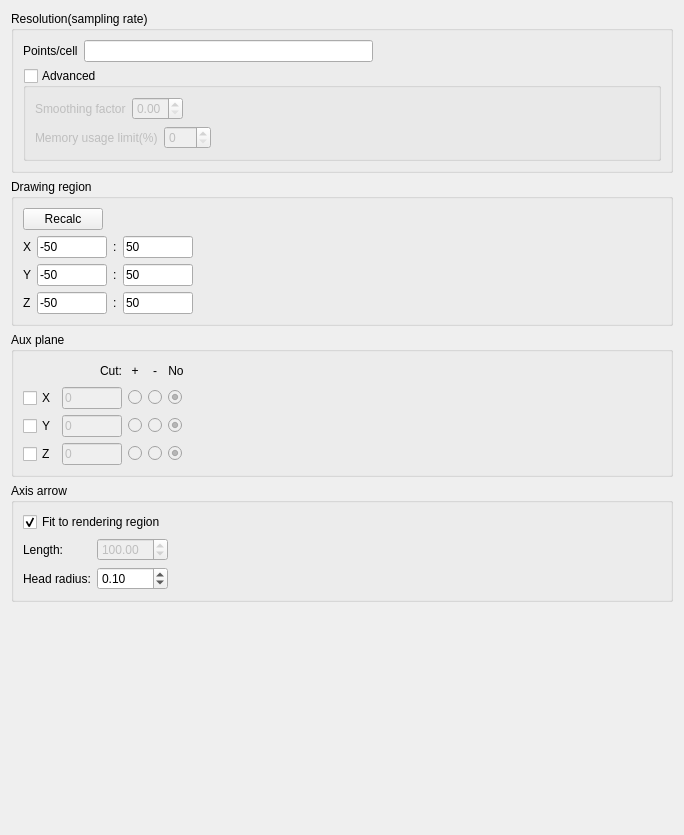
<?xml version="1.0" encoding="UTF-8"?>
<ui version="4.0">
 <class>SettingPane</class>
 <widget class="QWidget" name="SettingPane">
  <property name="geometry">
   <rect>
    <x>0</x>
    <y>0</y>
    <width>684</width>
    <height>835</height>
   </rect>
  </property>
  <property name="windowTitle">
   <string>Form</string>
  </property>
  <layout class="QVBoxLayout" name="verticalLayout_4">
   <item>
    <widget class="QGroupBox" name="groupBox_3">
     <property name="title">
      <string>Resolution(sampling rate)</string>
     </property>
     <property name="checkable">
      <bool>false</bool>
     </property>
     <layout class="QVBoxLayout" name="verticalLayout_7">
      <item>
       <layout class="QHBoxLayout" name="horizontalLayout">
        <item>
         <widget class="QLabel" name="label_10">
          <property name="text">
           <string>Points/cell</string>
          </property>
         </widget>
        </item>
        <item>
         <widget class="QLineEdit" name="lineEditPointsPerCell">
          <property name="toolTip">
           <string>&lt;html&gt;&lt;head/&gt;&lt;body&gt;&lt;p&gt;Number of sampling points in each cell&lt;/p&gt;&lt;/body&gt;&lt;/html&gt;</string>
          </property>
         </widget>
        </item>
        <item>
         <spacer name="horizontalSpacer">
          <property name="orientation">
           <enum>Qt::Horizontal</enum>
          </property>
          <property name="sizeHint" stdset="0">
           <size>
            <width>40</width>
            <height>20</height>
           </size>
          </property>
         </spacer>
        </item>
       </layout>
      </item>
      <item>
       <widget class="QGroupBox" name="groupBox_4">
        <property name="title">
         <string>Advanced</string>
        </property>
        <property name="checkable">
         <bool>true</bool>
        </property>
        <property name="checked">
         <bool>false</bool>
        </property>
        <layout class="QVBoxLayout" name="verticalLayout_2">
         <item>
          <layout class="QHBoxLayout" name="horizontalLayout_3">
           <item>
            <widget class="QLabel" name="label_11">
             <property name="text">
              <string>Smoothing factor</string>
             </property>
            </widget>
           </item>
           <item>
            <widget class="QDoubleSpinBox" name="doubleSpinBoxSmoothingFactor">
             <property name="maximum">
              <double>1.000000000000000</double>
             </property>
             <property name="singleStep">
              <double>0.100000000000000</double>
             </property>
            </widget>
           </item>
           <item>
            <spacer name="horizontalSpacer_2">
             <property name="orientation">
              <enum>Qt::Horizontal</enum>
             </property>
             <property name="sizeHint" stdset="0">
              <size>
               <width>40</width>
               <height>20</height>
              </size>
             </property>
            </spacer>
           </item>
          </layout>
         </item>
         <item>
          <layout class="QHBoxLayout" name="horizontalLayout_4">
           <item>
            <widget class="QLabel" name="labelMemorySafetyFactor">
             <property name="text">
              <string>Memory usage limit(%)</string>
             </property>
            </widget>
           </item>
           <item>
            <widget class="QSpinBox" name="spinBoxMemorySafetyFactor">
             <property name="maximum">
              <number>100</number>
             </property>
            </widget>
           </item>
           <item>
            <spacer name="horizontalSpacer_3">
             <property name="orientation">
              <enum>Qt::Horizontal</enum>
             </property>
             <property name="sizeHint" stdset="0">
              <size>
               <width>40</width>
               <height>20</height>
              </size>
             </property>
            </spacer>
           </item>
          </layout>
         </item>
        </layout>
       </widget>
      </item>
     </layout>
    </widget>
   </item>
   <item>
    <widget class="QGroupBox" name="groupBox_2">
     <property name="title">
      <string>Drawing region</string>
     </property>
     <layout class="QVBoxLayout" name="verticalLayout_3">
      <item>
       <layout class="QHBoxLayout" name="horizontalLayout_2">
        <item>
         <widget class="QPushButton" name="pushButtonAutoCalc">
          <property name="toolTip">
           <string>&lt;html&gt;&lt;head/&gt;&lt;body&gt;&lt;p&gt;Estimate drawing region automatically&lt;/p&gt;&lt;/body&gt;&lt;/html&gt;</string>
          </property>
          <property name="text">
           <string>Recalc</string>
          </property>
         </widget>
        </item>
        <item>
         <spacer name="horizontalSpacer_10">
          <property name="orientation">
           <enum>Qt::Horizontal</enum>
          </property>
          <property name="sizeHint" stdset="0">
           <size>
            <width>40</width>
            <height>20</height>
           </size>
          </property>
         </spacer>
        </item>
       </layout>
      </item>
      <item>
       <layout class="QGridLayout" name="gridLayout_2">
        <item row="1" column="2">
         <widget class="QLabel" name="label_8">
          <property name="text">
           <string>:</string>
          </property>
         </widget>
        </item>
        <item row="2" column="1">
         <widget class="QLineEdit" name="lineEditRenderringRegionZmin">
          <property name="sizePolicy">
           <sizepolicy hsizetype="Expanding" vsizetype="Fixed">
            <horstretch>0</horstretch>
            <verstretch>0</verstretch>
           </sizepolicy>
          </property>
          <property name="maximumSize">
           <size>
            <width>70</width>
            <height>16777215</height>
           </size>
          </property>
          <property name="toolTip">
           <string>&lt;html&gt;&lt;head/&gt;&lt;body&gt;&lt;p&gt;set zmin&lt;/p&gt;&lt;/body&gt;&lt;/html&gt;</string>
          </property>
          <property name="text">
           <string>-50</string>
          </property>
         </widget>
        </item>
        <item row="1" column="1">
         <widget class="QLineEdit" name="lineEditRenderringRegionYmin">
          <property name="sizePolicy">
           <sizepolicy hsizetype="Expanding" vsizetype="Fixed">
            <horstretch>0</horstretch>
            <verstretch>0</verstretch>
           </sizepolicy>
          </property>
          <property name="maximumSize">
           <size>
            <width>70</width>
            <height>16777215</height>
           </size>
          </property>
          <property name="toolTip">
           <string>&lt;html&gt;&lt;head/&gt;&lt;body&gt;&lt;p&gt;set ymin&lt;/p&gt;&lt;/body&gt;&lt;/html&gt;</string>
          </property>
          <property name="text">
           <string>-50</string>
          </property>
         </widget>
        </item>
        <item row="1" column="3">
         <widget class="QLineEdit" name="lineEditRenderringRegionYmax">
          <property name="sizePolicy">
           <sizepolicy hsizetype="Expanding" vsizetype="Fixed">
            <horstretch>0</horstretch>
            <verstretch>0</verstretch>
           </sizepolicy>
          </property>
          <property name="maximumSize">
           <size>
            <width>70</width>
            <height>16777215</height>
           </size>
          </property>
          <property name="toolTip">
           <string>&lt;html&gt;&lt;head/&gt;&lt;body&gt;&lt;p&gt;set ymax&lt;/p&gt;&lt;/body&gt;&lt;/html&gt;</string>
          </property>
          <property name="text">
           <string>50</string>
          </property>
         </widget>
        </item>
        <item row="0" column="3">
         <widget class="QLineEdit" name="lineEditRenderringRegionXmax">
          <property name="sizePolicy">
           <sizepolicy hsizetype="Expanding" vsizetype="Fixed">
            <horstretch>0</horstretch>
            <verstretch>0</verstretch>
           </sizepolicy>
          </property>
          <property name="maximumSize">
           <size>
            <width>70</width>
            <height>16777215</height>
           </size>
          </property>
          <property name="toolTip">
           <string>&lt;html&gt;&lt;head/&gt;&lt;body&gt;&lt;p&gt;set xmax&lt;/p&gt;&lt;/body&gt;&lt;/html&gt;</string>
          </property>
          <property name="text">
           <string>50</string>
          </property>
         </widget>
        </item>
        <item row="2" column="2">
         <widget class="QLabel" name="label_9">
          <property name="text">
           <string>:</string>
          </property>
         </widget>
        </item>
        <item row="2" column="0">
         <widget class="QLabel" name="label_6">
          <property name="text">
           <string>Z</string>
          </property>
         </widget>
        </item>
        <item row="2" column="3">
         <widget class="QLineEdit" name="lineEditRenderringRegionZmax">
          <property name="sizePolicy">
           <sizepolicy hsizetype="Expanding" vsizetype="Fixed">
            <horstretch>0</horstretch>
            <verstretch>0</verstretch>
           </sizepolicy>
          </property>
          <property name="maximumSize">
           <size>
            <width>70</width>
            <height>16777215</height>
           </size>
          </property>
          <property name="toolTip">
           <string>&lt;html&gt;&lt;head/&gt;&lt;body&gt;&lt;p&gt;set zmax&lt;/p&gt;&lt;/body&gt;&lt;/html&gt;</string>
          </property>
          <property name="text">
           <string>50</string>
          </property>
         </widget>
        </item>
        <item row="1" column="0">
         <widget class="QLabel" name="label_5">
          <property name="text">
           <string>Y</string>
          </property>
         </widget>
        </item>
        <item row="0" column="0">
         <widget class="QLabel" name="label_4">
          <property name="text">
           <string>X</string>
          </property>
         </widget>
        </item>
        <item row="0" column="2">
         <widget class="QLabel" name="label_7">
          <property name="text">
           <string>:</string>
          </property>
         </widget>
        </item>
        <item row="0" column="1">
         <widget class="QLineEdit" name="lineEditRenderringRegionXmin">
          <property name="sizePolicy">
           <sizepolicy hsizetype="Expanding" vsizetype="Fixed">
            <horstretch>0</horstretch>
            <verstretch>0</verstretch>
           </sizepolicy>
          </property>
          <property name="maximumSize">
           <size>
            <width>70</width>
            <height>16777215</height>
           </size>
          </property>
          <property name="toolTip">
           <string>&lt;html&gt;&lt;head/&gt;&lt;body&gt;&lt;p&gt;set xmin&lt;/p&gt;&lt;/body&gt;&lt;/html&gt;</string>
          </property>
          <property name="text">
           <string>-50</string>
          </property>
         </widget>
        </item>
        <item row="2" column="4">
         <spacer name="horizontalSpacer_14">
          <property name="orientation">
           <enum>Qt::Horizontal</enum>
          </property>
          <property name="sizeType">
           <enum>QSizePolicy::MinimumExpanding</enum>
          </property>
          <property name="sizeHint" stdset="0">
           <size>
            <width>40</width>
            <height>20</height>
           </size>
          </property>
         </spacer>
        </item>
        <item row="1" column="4">
         <spacer name="horizontalSpacer_13">
          <property name="orientation">
           <enum>Qt::Horizontal</enum>
          </property>
          <property name="sizeType">
           <enum>QSizePolicy::MinimumExpanding</enum>
          </property>
          <property name="sizeHint" stdset="0">
           <size>
            <width>40</width>
            <height>20</height>
           </size>
          </property>
         </spacer>
        </item>
        <item row="0" column="4">
         <spacer name="horizontalSpacer_11">
          <property name="orientation">
           <enum>Qt::Horizontal</enum>
          </property>
          <property name="sizeType">
           <enum>QSizePolicy::MinimumExpanding</enum>
          </property>
          <property name="sizeHint" stdset="0">
           <size>
            <width>40</width>
            <height>20</height>
           </size>
          </property>
         </spacer>
        </item>
       </layout>
      </item>
     </layout>
    </widget>
   </item>
   <item>
    <widget class="QGroupBox" name="groupBox">
     <property name="title">
      <string>Aux plane</string>
     </property>
     <layout class="QGridLayout" name="gridLayout_3">
      <item row="0" column="0">
       <spacer name="horizontalSpacer_19">
        <property name="orientation">
         <enum>Qt::Horizontal</enum>
        </property>
        <property name="sizeType">
         <enum>QSizePolicy::Preferred</enum>
        </property>
        <property name="sizeHint" stdset="0">
         <size>
          <width>28</width>
          <height>20</height>
         </size>
        </property>
       </spacer>
      </item>
      <item row="0" column="1">
       <widget class="QLabel" name="label_2">
        <property name="sizePolicy">
         <sizepolicy hsizetype="Preferred" vsizetype="Preferred">
          <horstretch>0</horstretch>
          <verstretch>0</verstretch>
         </sizepolicy>
        </property>
        <property name="text">
         <string>Cut:</string>
        </property>
        <property name="alignment">
         <set>Qt::AlignRight|Qt::AlignTrailing|Qt::AlignVCenter</set>
        </property>
       </widget>
      </item>
      <item row="0" column="2">
       <widget class="QLabel" name="label">
        <property name="text">
         <string>+</string>
        </property>
        <property name="alignment">
         <set>Qt::AlignCenter</set>
        </property>
       </widget>
      </item>
      <item row="0" column="3">
       <widget class="QLabel" name="label_3">
        <property name="text">
         <string>-</string>
        </property>
        <property name="alignment">
         <set>Qt::AlignCenter</set>
        </property>
       </widget>
      </item>
      <item row="0" column="4">
       <widget class="QLabel" name="label_12">
        <property name="text">
         <string>No</string>
        </property>
        <property name="alignment">
         <set>Qt::AlignCenter</set>
        </property>
       </widget>
      </item>
      <item row="0" column="5">
       <spacer name="horizontalSpacer_18">
        <property name="orientation">
         <enum>Qt::Horizontal</enum>
        </property>
        <property name="sizeHint" stdset="0">
         <size>
          <width>354</width>
          <height>20</height>
         </size>
        </property>
       </spacer>
      </item>
      <item row="1" column="0">
       <widget class="QCheckBox" name="checkBoxAuxXplane">
        <property name="sizePolicy">
         <sizepolicy hsizetype="Preferred" vsizetype="Fixed">
          <horstretch>0</horstretch>
          <verstretch>0</verstretch>
         </sizepolicy>
        </property>
        <property name="text">
         <string>X</string>
        </property>
       </widget>
      </item>
      <item row="1" column="1">
       <widget class="QLineEdit" name="lineEditAuxXplanePos">
        <property name="enabled">
         <bool>false</bool>
        </property>
        <property name="sizePolicy">
         <sizepolicy hsizetype="Fixed" vsizetype="Fixed">
          <horstretch>0</horstretch>
          <verstretch>0</verstretch>
         </sizepolicy>
        </property>
        <property name="maximumSize">
         <size>
          <width>60</width>
          <height>16777215</height>
         </size>
        </property>
        <property name="text">
         <string>0</string>
        </property>
       </widget>
      </item>
      <item row="1" column="2">
       <widget class="QRadioButton" name="radioButtonXplaneCutPlus">
        <property name="enabled">
         <bool>false</bool>
        </property>
        <property name="text">
         <string/>
        </property>
        <attribute name="buttonGroup">
         <string notr="true">buttonGroupXplane</string>
        </attribute>
       </widget>
      </item>
      <item row="1" column="3">
       <widget class="QRadioButton" name="radioButtonXplaneCutMinus">
        <property name="enabled">
         <bool>false</bool>
        </property>
        <property name="text">
         <string/>
        </property>
        <attribute name="buttonGroup">
         <string notr="true">buttonGroupXplane</string>
        </attribute>
       </widget>
      </item>
      <item row="1" column="4">
       <widget class="QRadioButton" name="radioButtonXplaneNoCut">
        <property name="enabled">
         <bool>false</bool>
        </property>
        <property name="text">
         <string/>
        </property>
        <property name="checked">
         <bool>true</bool>
        </property>
        <attribute name="buttonGroup">
         <string notr="true">buttonGroupXplane</string>
        </attribute>
       </widget>
      </item>
      <item row="1" column="5">
       <spacer name="horizontalSpacer_15">
        <property name="orientation">
         <enum>Qt::Horizontal</enum>
        </property>
        <property name="sizeHint" stdset="0">
         <size>
          <width>354</width>
          <height>20</height>
         </size>
        </property>
       </spacer>
      </item>
      <item row="2" column="0">
       <widget class="QCheckBox" name="checkBoxAuxYplane">
        <property name="sizePolicy">
         <sizepolicy hsizetype="Preferred" vsizetype="Fixed">
          <horstretch>0</horstretch>
          <verstretch>0</verstretch>
         </sizepolicy>
        </property>
        <property name="text">
         <string>Y</string>
        </property>
       </widget>
      </item>
      <item row="2" column="1">
       <widget class="QLineEdit" name="lineEditAuxYplanePos">
        <property name="enabled">
         <bool>false</bool>
        </property>
        <property name="sizePolicy">
         <sizepolicy hsizetype="Fixed" vsizetype="Fixed">
          <horstretch>0</horstretch>
          <verstretch>0</verstretch>
         </sizepolicy>
        </property>
        <property name="maximumSize">
         <size>
          <width>60</width>
          <height>16777215</height>
         </size>
        </property>
        <property name="text">
         <string>0</string>
        </property>
       </widget>
      </item>
      <item row="2" column="2">
       <widget class="QRadioButton" name="radioButtonYplaneCutPlus">
        <property name="enabled">
         <bool>false</bool>
        </property>
        <property name="text">
         <string/>
        </property>
        <attribute name="buttonGroup">
         <string notr="true">buttonGroupYplane</string>
        </attribute>
       </widget>
      </item>
      <item row="2" column="3">
       <widget class="QRadioButton" name="radioButtonYplaneCutMinus">
        <property name="enabled">
         <bool>false</bool>
        </property>
        <property name="text">
         <string/>
        </property>
        <attribute name="buttonGroup">
         <string notr="true">buttonGroupYplane</string>
        </attribute>
       </widget>
      </item>
      <item row="2" column="4">
       <widget class="QRadioButton" name="radioButtonYplaneNoCut">
        <property name="enabled">
         <bool>false</bool>
        </property>
        <property name="text">
         <string/>
        </property>
        <property name="checked">
         <bool>true</bool>
        </property>
        <attribute name="buttonGroup">
         <string notr="true">buttonGroupYplane</string>
        </attribute>
       </widget>
      </item>
      <item row="2" column="5">
       <spacer name="horizontalSpacer_16">
        <property name="orientation">
         <enum>Qt::Horizontal</enum>
        </property>
        <property name="sizeHint" stdset="0">
         <size>
          <width>354</width>
          <height>20</height>
         </size>
        </property>
       </spacer>
      </item>
      <item row="3" column="0">
       <widget class="QCheckBox" name="checkBoxAuxZplane">
        <property name="sizePolicy">
         <sizepolicy hsizetype="Preferred" vsizetype="Fixed">
          <horstretch>0</horstretch>
          <verstretch>0</verstretch>
         </sizepolicy>
        </property>
        <property name="text">
         <string>Z</string>
        </property>
       </widget>
      </item>
      <item row="3" column="1">
       <widget class="QLineEdit" name="lineEditAuxZplanePos">
        <property name="enabled">
         <bool>false</bool>
        </property>
        <property name="sizePolicy">
         <sizepolicy hsizetype="Fixed" vsizetype="Fixed">
          <horstretch>0</horstretch>
          <verstretch>0</verstretch>
         </sizepolicy>
        </property>
        <property name="maximumSize">
         <size>
          <width>60</width>
          <height>16777215</height>
         </size>
        </property>
        <property name="text">
         <string>0</string>
        </property>
       </widget>
      </item>
      <item row="3" column="2">
       <widget class="QRadioButton" name="radioButtonZplaneCutPlus">
        <property name="enabled">
         <bool>false</bool>
        </property>
        <property name="text">
         <string/>
        </property>
        <attribute name="buttonGroup">
         <string notr="true">buttonGroupZplane</string>
        </attribute>
       </widget>
      </item>
      <item row="3" column="3">
       <widget class="QRadioButton" name="radioButtonZplaneCutMinus">
        <property name="enabled">
         <bool>false</bool>
        </property>
        <property name="text">
         <string/>
        </property>
        <attribute name="buttonGroup">
         <string notr="true">buttonGroupZplane</string>
        </attribute>
       </widget>
      </item>
      <item row="3" column="4">
       <widget class="QRadioButton" name="radioButtonZplaneNoCut">
        <property name="enabled">
         <bool>false</bool>
        </property>
        <property name="text">
         <string/>
        </property>
        <property name="checked">
         <bool>true</bool>
        </property>
        <attribute name="buttonGroup">
         <string notr="true">buttonGroupZplane</string>
        </attribute>
       </widget>
      </item>
      <item row="3" column="5">
       <spacer name="horizontalSpacer_17">
        <property name="orientation">
         <enum>Qt::Horizontal</enum>
        </property>
        <property name="sizeHint" stdset="0">
         <size>
          <width>354</width>
          <height>20</height>
         </size>
        </property>
       </spacer>
      </item>
     </layout>
    </widget>
   </item>
   <item>
    <widget class="QGroupBox" name="groupBoxAxesArrow">
     <property name="title">
      <string>Axis arrow</string>
     </property>
     <layout class="QVBoxLayout" name="verticalLayout">
      <item>
       <layout class="QHBoxLayout" name="horizontalLayout_5">
        <item>
         <widget class="QCheckBox" name="checkBoxFitArrowToRenderingRegion">
          <property name="text">
           <string>Fit to rendering region</string>
          </property>
          <property name="checked">
           <bool>true</bool>
          </property>
         </widget>
        </item>
        <item>
         <spacer name="horizontalSpacer_9">
          <property name="orientation">
           <enum>Qt::Horizontal</enum>
          </property>
          <property name="sizeHint" stdset="0">
           <size>
            <width>40</width>
            <height>20</height>
           </size>
          </property>
         </spacer>
        </item>
       </layout>
      </item>
      <item>
       <layout class="QGridLayout" name="gridLayout">
        <item row="0" column="2">
         <spacer name="horizontalSpacer_6">
          <property name="orientation">
           <enum>Qt::Horizontal</enum>
          </property>
          <property name="sizeType">
           <enum>QSizePolicy::MinimumExpanding</enum>
          </property>
          <property name="sizeHint" stdset="0">
           <size>
            <width>40</width>
            <height>20</height>
           </size>
          </property>
         </spacer>
        </item>
        <item row="0" column="0">
         <widget class="QLabel" name="labelArrowLength">
          <property name="text">
           <string>Length: </string>
          </property>
         </widget>
        </item>
        <item row="1" column="2">
         <spacer name="horizontalSpacer_5">
          <property name="orientation">
           <enum>Qt::Horizontal</enum>
          </property>
          <property name="sizeType">
           <enum>QSizePolicy::MinimumExpanding</enum>
          </property>
          <property name="sizeHint" stdset="0">
           <size>
            <width>40</width>
            <height>20</height>
           </size>
          </property>
         </spacer>
        </item>
        <item row="0" column="1">
         <widget class="QDoubleSpinBox" name="doubleSpinBoxArrowLength">
          <property name="enabled">
           <bool>false</bool>
          </property>
          <property name="maximum">
           <double>1000.000000000000000</double>
          </property>
          <property name="value">
           <double>100.000000000000000</double>
          </property>
         </widget>
        </item>
        <item row="1" column="1">
         <widget class="QDoubleSpinBox" name="doubleSpinBoxHeadRadius">
          <property name="singleStep">
           <double>0.010000000000000</double>
          </property>
          <property name="value">
           <double>0.100000000000000</double>
          </property>
         </widget>
        </item>
        <item row="1" column="0">
         <widget class="QLabel" name="labelArrowHeadRadius">
          <property name="text">
           <string>Head radius:</string>
          </property>
         </widget>
        </item>
       </layout>
      </item>
     </layout>
    </widget>
   </item>
   <item>
    <spacer name="verticalSpacer">
     <property name="orientation">
      <enum>Qt::Vertical</enum>
     </property>
     <property name="sizeHint" stdset="0">
      <size>
       <width>20</width>
       <height>123</height>
      </size>
     </property>
    </spacer>
   </item>
  </layout>
 </widget>
 <tabstops>
  <tabstop>pushButtonAutoCalc</tabstop>
  <tabstop>lineEditRenderringRegionXmin</tabstop>
  <tabstop>lineEditRenderringRegionXmax</tabstop>
  <tabstop>lineEditRenderringRegionYmin</tabstop>
  <tabstop>lineEditRenderringRegionYmax</tabstop>
  <tabstop>lineEditRenderringRegionZmin</tabstop>
  <tabstop>lineEditRenderringRegionZmax</tabstop>
  <tabstop>checkBoxAuxXplane</tabstop>
  <tabstop>lineEditAuxXplanePos</tabstop>
  <tabstop>radioButtonXplaneCutPlus</tabstop>
  <tabstop>radioButtonXplaneCutMinus</tabstop>
  <tabstop>radioButtonXplaneNoCut</tabstop>
  <tabstop>checkBoxAuxYplane</tabstop>
  <tabstop>lineEditAuxYplanePos</tabstop>
  <tabstop>radioButtonYplaneCutPlus</tabstop>
  <tabstop>radioButtonYplaneCutMinus</tabstop>
  <tabstop>radioButtonYplaneNoCut</tabstop>
  <tabstop>checkBoxAuxZplane</tabstop>
  <tabstop>lineEditAuxZplanePos</tabstop>
  <tabstop>radioButtonZplaneCutPlus</tabstop>
  <tabstop>radioButtonZplaneCutMinus</tabstop>
  <tabstop>radioButtonZplaneNoCut</tabstop>
  <tabstop>checkBoxFitArrowToRenderingRegion</tabstop>
  <tabstop>doubleSpinBoxArrowLength</tabstop>
  <tabstop>doubleSpinBoxHeadRadius</tabstop>
 </tabstops>
 <resources/>
 <connections>
  <connection>
   <sender>checkBoxFitArrowToRenderingRegion</sender>
   <signal>toggled(bool)</signal>
   <receiver>doubleSpinBoxArrowLength</receiver>
   <slot>setDisabled(bool)</slot>
   <hints>
    <hint type="sourcelabel">
     <x>177</x>
     <y>556</y>
    </hint>
    <hint type="destinationlabel">
     <x>175</x>
     <y>588</y>
    </hint>
   </hints>
  </connection>
  <connection>
   <sender>checkBoxAuxXplane</sender>
   <signal>toggled(bool)</signal>
   <receiver>lineEditAuxXplanePos</receiver>
   <slot>setEnabled(bool)</slot>
   <hints>
    <hint type="sourcelabel">
     <x>51</x>
     <y>427</y>
    </hint>
    <hint type="destinationlabel">
     <x>117</x>
     <y>428</y>
    </hint>
   </hints>
  </connection>
  <connection>
   <sender>checkBoxAuxYplane</sender>
   <signal>toggled(bool)</signal>
   <receiver>lineEditAuxYplanePos</receiver>
   <slot>setEnabled(bool)</slot>
   <hints>
    <hint type="sourcelabel">
     <x>51</x>
     <y>456</y>
    </hint>
    <hint type="destinationlabel">
     <x>117</x>
     <y>457</y>
    </hint>
   </hints>
  </connection>
  <connection>
   <sender>checkBoxAuxZplane</sender>
   <signal>toggled(bool)</signal>
   <receiver>lineEditAuxZplanePos</receiver>
   <slot>setEnabled(bool)</slot>
   <hints>
    <hint type="sourcelabel">
     <x>51</x>
     <y>485</y>
    </hint>
    <hint type="destinationlabel">
     <x>117</x>
     <y>486</y>
    </hint>
   </hints>
  </connection>
  <connection>
   <sender>checkBoxAuxXplane</sender>
   <signal>toggled(bool)</signal>
   <receiver>radioButtonXplaneCutPlus</receiver>
   <slot>setEnabled(bool)</slot>
   <hints>
    <hint type="sourcelabel">
     <x>51</x>
     <y>427</y>
    </hint>
    <hint type="destinationlabel">
     <x>137</x>
     <y>424</y>
    </hint>
   </hints>
  </connection>
  <connection>
   <sender>checkBoxAuxXplane</sender>
   <signal>toggled(bool)</signal>
   <receiver>radioButtonXplaneCutMinus</receiver>
   <slot>setEnabled(bool)</slot>
   <hints>
    <hint type="sourcelabel">
     <x>51</x>
     <y>427</y>
    </hint>
    <hint type="destinationlabel">
     <x>157</x>
     <y>424</y>
    </hint>
   </hints>
  </connection>
  <connection>
   <sender>checkBoxAuxXplane</sender>
   <signal>toggled(bool)</signal>
   <receiver>radioButtonXplaneNoCut</receiver>
   <slot>setEnabled(bool)</slot>
   <hints>
    <hint type="sourcelabel">
     <x>51</x>
     <y>427</y>
    </hint>
    <hint type="destinationlabel">
     <x>177</x>
     <y>424</y>
    </hint>
   </hints>
  </connection>
  <connection>
   <sender>checkBoxAuxYplane</sender>
   <signal>toggled(bool)</signal>
   <receiver>radioButtonYplaneCutPlus</receiver>
   <slot>setEnabled(bool)</slot>
   <hints>
    <hint type="sourcelabel">
     <x>51</x>
     <y>456</y>
    </hint>
    <hint type="destinationlabel">
     <x>137</x>
     <y>453</y>
    </hint>
   </hints>
  </connection>
  <connection>
   <sender>checkBoxAuxYplane</sender>
   <signal>toggled(bool)</signal>
   <receiver>radioButtonYplaneCutMinus</receiver>
   <slot>setEnabled(bool)</slot>
   <hints>
    <hint type="sourcelabel">
     <x>51</x>
     <y>456</y>
    </hint>
    <hint type="destinationlabel">
     <x>157</x>
     <y>453</y>
    </hint>
   </hints>
  </connection>
  <connection>
   <sender>checkBoxAuxYplane</sender>
   <signal>toggled(bool)</signal>
   <receiver>radioButtonYplaneNoCut</receiver>
   <slot>setEnabled(bool)</slot>
   <hints>
    <hint type="sourcelabel">
     <x>51</x>
     <y>456</y>
    </hint>
    <hint type="destinationlabel">
     <x>177</x>
     <y>453</y>
    </hint>
   </hints>
  </connection>
  <connection>
   <sender>checkBoxAuxZplane</sender>
   <signal>toggled(bool)</signal>
   <receiver>radioButtonZplaneCutPlus</receiver>
   <slot>setEnabled(bool)</slot>
   <hints>
    <hint type="sourcelabel">
     <x>51</x>
     <y>485</y>
    </hint>
    <hint type="destinationlabel">
     <x>137</x>
     <y>482</y>
    </hint>
   </hints>
  </connection>
  <connection>
   <sender>checkBoxAuxZplane</sender>
   <signal>toggled(bool)</signal>
   <receiver>radioButtonZplaneNoCut</receiver>
   <slot>setEnabled(bool)</slot>
   <hints>
    <hint type="sourcelabel">
     <x>51</x>
     <y>485</y>
    </hint>
    <hint type="destinationlabel">
     <x>177</x>
     <y>482</y>
    </hint>
   </hints>
  </connection>
  <connection>
   <sender>checkBoxAuxZplane</sender>
   <signal>toggled(bool)</signal>
   <receiver>radioButtonZplaneCutMinus</receiver>
   <slot>setEnabled(bool)</slot>
   <hints>
    <hint type="sourcelabel">
     <x>51</x>
     <y>485</y>
    </hint>
    <hint type="destinationlabel">
     <x>157</x>
     <y>482</y>
    </hint>
   </hints>
  </connection>
  <connection>
   <sender>lineEditRenderringRegionXmin</sender>
   <signal>textChanged(QString)</signal>
   <receiver>SettingPane</receiver>
   <slot>emitDisableAutoRegion()</slot>
   <hints>
    <hint type="sourcelabel">
     <x>103</x>
     <y>272</y>
    </hint>
    <hint type="destinationlabel">
     <x>412</x>
     <y>136</y>
    </hint>
   </hints>
  </connection>
  <connection>
   <sender>lineEditRenderringRegionXmax</sender>
   <signal>textChanged(QString)</signal>
   <receiver>SettingPane</receiver>
   <slot>emitDisableAutoRegion()</slot>
   <hints>
    <hint type="sourcelabel">
     <x>191</x>
     <y>272</y>
    </hint>
    <hint type="destinationlabel">
     <x>409</x>
     <y>166</y>
    </hint>
   </hints>
  </connection>
  <connection>
   <sender>lineEditRenderringRegionYmin</sender>
   <signal>textChanged(QString)</signal>
   <receiver>SettingPane</receiver>
   <slot>emitDisableAutoRegion()</slot>
   <hints>
    <hint type="sourcelabel">
     <x>103</x>
     <y>301</y>
    </hint>
    <hint type="destinationlabel">
     <x>410</x>
     <y>198</y>
    </hint>
   </hints>
  </connection>
  <connection>
   <sender>lineEditRenderringRegionYmax</sender>
   <signal>textChanged(QString)</signal>
   <receiver>SettingPane</receiver>
   <slot>emitDisableAutoRegion()</slot>
   <hints>
    <hint type="sourcelabel">
     <x>191</x>
     <y>301</y>
    </hint>
    <hint type="destinationlabel">
     <x>410</x>
     <y>230</y>
    </hint>
   </hints>
  </connection>
  <connection>
   <sender>lineEditRenderringRegionZmin</sender>
   <signal>textChanged(QString)</signal>
   <receiver>SettingPane</receiver>
   <slot>emitDisableAutoRegion()</slot>
   <hints>
    <hint type="sourcelabel">
     <x>103</x>
     <y>330</y>
    </hint>
    <hint type="destinationlabel">
     <x>411</x>
     <y>261</y>
    </hint>
   </hints>
  </connection>
  <connection>
   <sender>lineEditRenderringRegionZmax</sender>
   <signal>textChanged(QString)</signal>
   <receiver>SettingPane</receiver>
   <slot>emitDisableAutoRegion()</slot>
   <hints>
    <hint type="sourcelabel">
     <x>191</x>
     <y>330</y>
    </hint>
    <hint type="destinationlabel">
     <x>410</x>
     <y>288</y>
    </hint>
   </hints>
  </connection>
  <connection>
   <sender>groupBox_4</sender>
   <signal>toggled(bool)</signal>
   <receiver>doubleSpinBoxSmoothingFactor</receiver>
   <slot>setEnabled(bool)</slot>
   <hints>
    <hint type="sourcelabel">
     <x>58</x>
     <y>79</y>
    </hint>
    <hint type="destinationlabel">
     <x>155</x>
     <y>101</y>
    </hint>
   </hints>
  </connection>
  <connection>
   <sender>groupBox_4</sender>
   <signal>toggled(bool)</signal>
   <receiver>label_11</receiver>
   <slot>setEnabled(bool)</slot>
   <hints>
    <hint type="sourcelabel">
     <x>33</x>
     <y>76</y>
    </hint>
    <hint type="destinationlabel">
     <x>83</x>
     <y>113</y>
    </hint>
   </hints>
  </connection>
 </connections>
 <slots>
  <signal>requestDisableAutoResolution()</signal>
  <slot>emitDisableAutoResolution()</slot>
  <slot>showCubeAxes(bool)</slot>
  <slot>emitDisableAutoRegion()</slot>
 </slots>
 <buttongroups>
  <buttongroup name="buttonGroupYplane"/>
  <buttongroup name="buttonGroupXplane"/>
  <buttongroup name="buttonGroupZplane"/>
 </buttongroups>
</ui>
